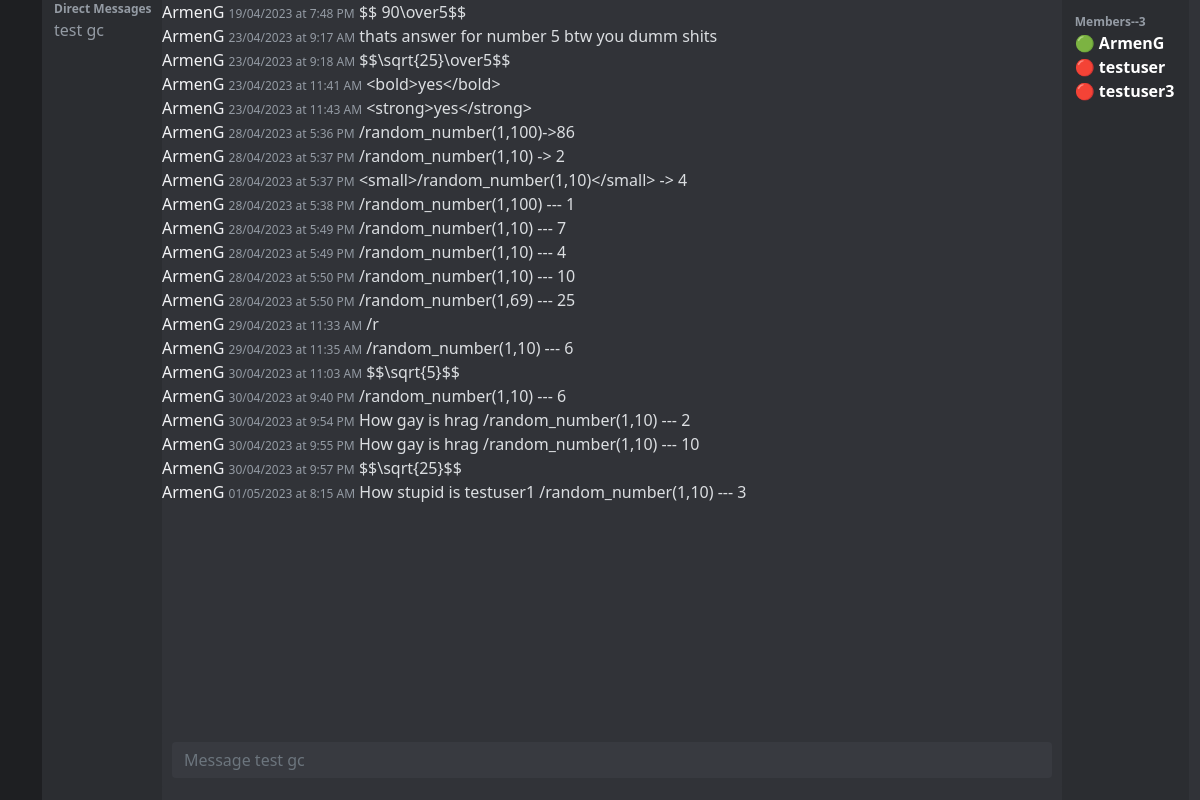
Before: /chat/4/ (signed in) with the older database file.
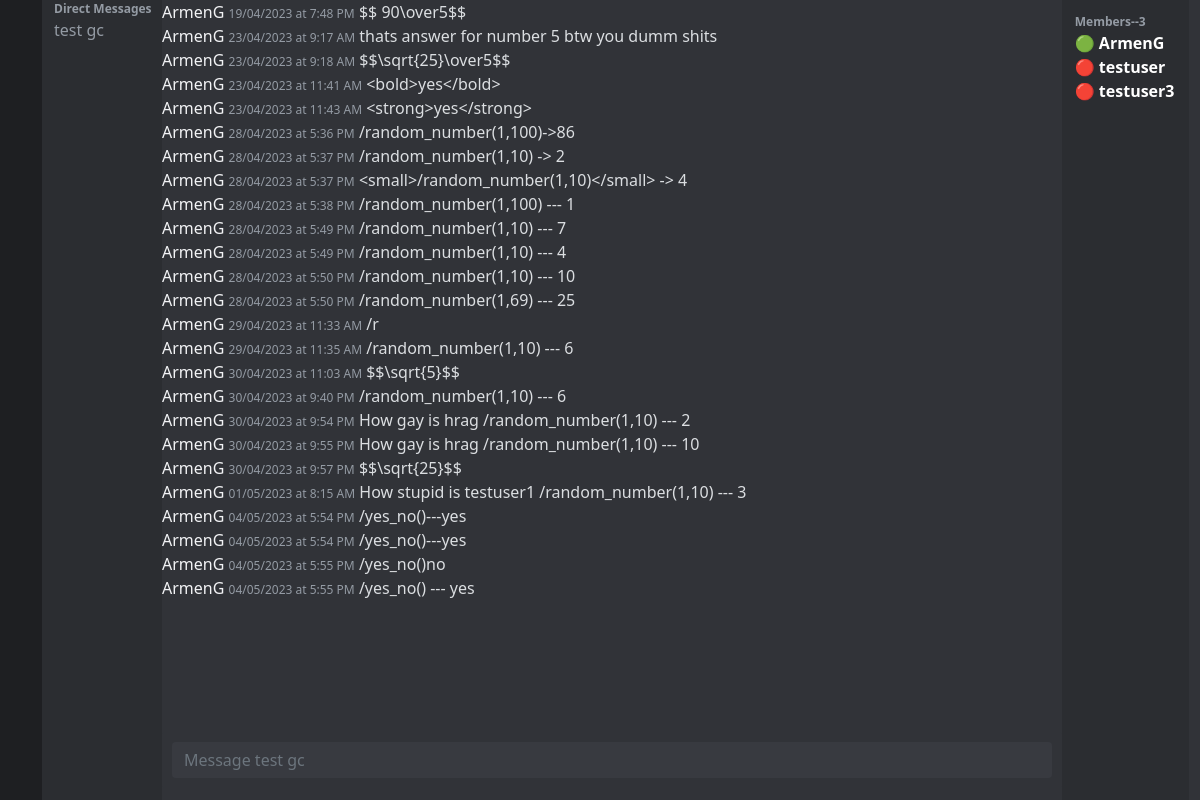
After: the same page with the newer database file.
### message/models.py (models this page shows, shortened)
class dm(models.Model):
    name = models.CharField(max_length=50, default="")
    list_of_people = models.ManyToManyField(User)
    gpt = models.BooleanField(default=False)

class message(models.Model):
    text = models.TextField(default="")
    from_user = models.ForeignKey(User, on_delete=models.CASCADE)
    chat = models.ForeignKey(dm, on_delete=models.CASCADE)
    time = models.DateTimeField(default=timezone.now)
    reply = models.ForeignKey("message.message", blank=True,null=True,default="", on_delete=models.CASCADE)

### message/views.py (the view)
# urls.py: path('chat/<pk>/', views.dm_detail, name="dm"),
@login_required(login_url='/login/')
def dm_detail(request,pk):
    dm_x = dm.objects.get(id=pk)
    messages = message.objects.all().filter(chat=dm_x)
    if request.method == 'POST':
        form = MessageForm(request.POST)
        if form.is_valid():
            if dm_x.gpt != True:
                txt = form.cleaned_data['text']
                if txt.find("``") != -1:
                    math_equation = txt[txt.find("``"):]
                    math_equation = math_equation.replace("``", "$$")
                    math_equation = math_equation.replace("/", "\over")
                    math_equation = math_equation.replace("sqrt", "\sqrt")
                    math_equation = math_equation.replace("tan", "\tan")
                    math_equation = math_equation.replace("(", "{")
                    math_equation = math_equation.replace(")", "}")
                    txt=math_equation
                    print(txt)
                elif txt.find("/random_number") != -1:
                    random_number = txt.replace("/random_number","")
                    random_numbers = random_number.split("(")[1].replace(")","").split(",")
                    random_number = random.randint(int(random_numbers[0]),int(random_numbers[1]))
                    txt += " --- " + str(random_number)
                elif txt.find("/yes_no()") != -1:
                    txt += " --- yes" if random.randint(1,2) == 2 else " --- no"
                message.objects.create(chat=dm_x, from_user=request.user, text=txt)
            else:
                txt = form.cleaned_data['text']
                messages = [{"role": "user", "content": txt}]
                chat = openai.ChatCompletion.create(
                    model="gpt-3.5-turbo", messages=messages
                )
                response = chat.choices[0].message.content
                usr = User.objects.get(username="gpt")
                message.objects.create(chat=dm_x, from_user=request.user, text=txt)
                message.objects.create(chat=dm_x, from_user=usr, text=response)
            return redirect('dm', pk)
    else:
        form = MessageForm()
    return render(request, 'message/dm.html', {'form':form,'dms':dm.objects.get(id=pk), 'dm':dms(request.user), 'messages':messages})

### message/forms.py
class MessageForm(forms.Form):
    text = forms.CharField()

### message/views.py (called while the page is built)
def dms(user):
    dms = []
    for i in dm.objects.all():
        if user in i.list_of_people.all():
            dms.append(i)
    return dms

### users/models.py (called while the page is built)
    def online(self):
        widthin_last_seconds = timezone.now() - datetime.timedelta(seconds = 2)
        if self.last_online > widthin_last_seconds:
            return "🟢"
        else:
            return "🔴"

### message/templates/message/dm.html (shortened to what this page needs)
{% include "message/base.html" %}
<div style="float:left;width:3.5vw;height:100vh; background-color:#1E1F22!important">
</div>
<div style="float:left;width:10vw;height:100vh; background-color:#2B2D31!important; display:flex; flex-direction:column;">
    <div style="margin-left:10%;display:flex; flex-direction:column;">
        <span style="font-size:12px; background-color:#2B2D31; font-weight:600; color:#949BA4;">Direct Messages</span>
        {% for i in dm %}
            <a href="{% url 'dm' i.id %}" style="font-size:16px; background-color:#2B2D31; font-weight:500; color:#949BA4; text-decoration:none;">{{i.name}}</a>
        {% endfor %}
    </div>
</div>
<div style="display:flex; flex-direction:column;float:left;width:75vw;height:93.8vh;background-color:#313338!important;overflow:scroll;" id="messages">
        {% for message in messages %}
            <div style="" id="{{message.id}}">
                <span class="from_user">{{message.from_user}}  <span class="date">{{message.time|date:'d/m/Y' }} at {{message.time|date:'g:i A'}}</span> </span>
                <span class="message">{{message.text}}</span>
            </div>
        {% endfor %}
    <form method="post" style="display:flex; flex-direction:row; align-items:center;">
        <div class="mb-3">
            <div class="autocomplete" style="border-radius: 2px; position: absolute;bottom:0;color:white; width:75vw;margin-right:2px;padding:10px;margin-bottom:1%;">
                <input type="text" class="form-control" id="text" name="text" rows="2" placeholder="Message {{dms.name}}" style="background-color:#383A40!important;color:white;outline:none; resize:none; border:none;">
            </div>
        </div>
    </form>
</div>
<div style="float:left;width:10.6vw;height:100vh; background-color:#2B2D31;display:flex; flex-direction:column;">
    <div style="margin-left:10%;margin-top:10%;display:flex; flex-direction:column;">
        <span style="font-size:12px; background-color:#2B2D31; font-weight:600; color:#949BA4;">Members--{{dms.list_of_people.count}}</span>
        {% for user in dms.list_of_people.all%}
            <span style="font-size:16px; background-color:#2B2D31; font-weight:600;" id="{{user.username}}">{{user.profile.online}} {{user.username}}</span>
        {% endfor %}
    </div>
</div>

### message/templates/message/base.html (shortened to what this page needs)
<!doctype html>
<html lang="en">
  <head>
    <link href="https://cdn.jsdelivr.net/npm/bootstrap@5.0.2/dist/css/bootstrap.min.css" rel="stylesheet">
    <link rel="stylesheet" href="/static/main.css">
  </head>
  <body>
  </body>
</html>

### static/main.css (style rules this page uses)
* { color:white; background-color: #313338; font-family:"gg sans", "Noto Sans", "Helvetica Neue", Helvetica, Arial, sans-serif; }
.from_user { font-size:16px; color:#f2f3f5; }
.message { font-size:16px; color:#dbdee1; }
.date { font-size:12px; color:#949ba4; }

Changed rows visible on the page:
added message: from_user "ArmenG", time "04/05/2023", time "5:54 PM", text "/yes_no()---yes"
added message: from_user "ArmenG", time "04/05/2023", time "5:54 PM", text "/yes_no()---yes"
added message: from_user "ArmenG", time "04/05/2023", time "5:55 PM", text "/yes_no()no"
added message: from_user "ArmenG", time "04/05/2023", time "5:55 PM", text "/yes_no() --- yes"
